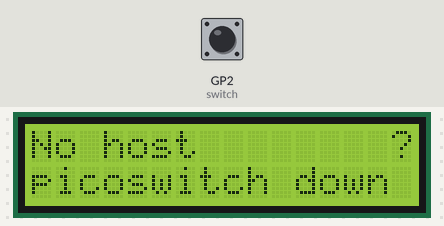
The program below on a simulated Raspberry Pi Pico running MicroPython. On the bench: 16×2 character LCD. The test bench sets the inputs (shaded band); at power-on: GP2 (switch) HIGH. What the program prints to the serial console is not drawn.

Above: at 1.3 s.
1.4 s: GP2 (switch) pulled LOW for 0.15 s
Timing chart, 0 to 4.4 s (numbered marks = the images above; inputs shaded):
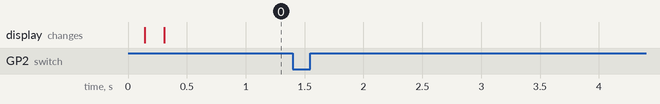

Measured:
- after the input at 1.4 s, every drawn part: stays the same

The program:

main.py
```python
"""PicoSwitch - physical toggle for the clef-flash llama.cpp container."""

import sys
import select
import utime
from machine import Pin, I2C
from lcd_i2c import LCD

# --- Hardware setup ---
SWITCH_PIN = 2
I2C_SDA = 0
I2C_SCL = 1

# 100 kHz, not 400 kHz. The PCF8574 on these 1602 backpacks is the plain
# (non-A, non-T) part, rated for 100 kHz standard-mode I2C only. Driving it at
# 400 kHz is out of spec and shows up as a blank or garbled display -- usually
# intermittently, because it depends on wire length and pull-up strength.
I2C_FREQ = 100000

switch = Pin(SWITCH_PIN, Pin.IN, Pin.PULL_UP)
i2c = I2C(0, sda=Pin(I2C_SDA), scl=Pin(I2C_SCL), freq=I2C_FREQ)
lcd = LCD(i2c)

# --- Timing ---
STATUS_INTERVAL_MS = 2000   # how often to ask the host for stats
LCD_INTERVAL_MS = 250       # redraw rate; also the spinner's step rate
HOST_TIMEOUT_MS = 6000      # three missed replies before declaring the host gone
DEBOUNCE_MS = 50
SPINNER = "|/-\\"

# --- State ---
last_switch_state = None
pending_raw = switch.value()
# Not None: the elif below only fires once a reading has been stable for
# DEBOUNCE_MS, so seeding this with "stable since boot" is what makes the Pico
# announce the switch's initial position. Left as None it would stay silent
# until the switch was physically flipped, and a host started with the switch
# already ON would never be told to bring the container up.
pending_since = 0
server_state = "unknown"
vram_used = 0.0
vram_total = 0.0
ram_used = 0.0
ram_total = 0.0
last_status_time = 0
last_lcd_time = 0
spinner_idx = 0

# Far enough in the past that the first STAT counts as the host appearing, which
# triggers the switch-position re-announce below.
host_seen_at = -HOST_TIMEOUT_MS * 2

# --- Serial helpers ---
poll = select.poll()
poll.register(sys.stdin, select.POLLIN)
read_buf = ""


def serial_write(msg):
    sys.stdout.write(msg + "\n")


def serial_readline():
    """Non-blocking read of a full line from USB serial, or None."""
    global read_buf
    while poll.poll(0):
        ch = sys.stdin.read(1)
        if ch is None:
            break
        if ch == "\n":
            line = read_buf
            read_buf = ""
            return line.strip()
        read_buf += ch
    return None


def parse_status(line):
    """Parse STAT:<state>|<vram_used>|<vram_total>|<ram_used>|<ram_total>.

    Returns True if the line was a well-formed status, so the caller can treat
    it as proof of life from the host.
    """
    global server_state, vram_used, vram_total, ram_used, ram_total
    if not line.startswith("STAT:"):
        return False
    parts = line[5:].split("|")
    if len(parts) != 5:
        return False
    try:
        vram_used = float(parts[1]) / 1024.0   # MiB -> GiB
        vram_total = float(parts[2]) / 1024.0
        ram_used = float(parts[3]) / 1024.0
        ram_total = float(parts[4]) / 1024.0
    except ValueError:
        return False
    server_state = parts[0]
    return True


def format_gb(val):
    """Format a float as a compact GB value, never wider than 4 chars.

    Rounds before choosing the format: testing `val >= 10` first renders 9.96
    as "10.0G", which is 5 chars and both uglier and harder to fit on a 16-col
    display than the "10G" it should be.
    """
    if round(val, 1) >= 10:
        return "{:.0f}G".format(val)
    return "{:.1f}G".format(val)


def state_char(host_up):
    """Single status glyph for the top-right cell."""
    global spinner_idx
    if not host_up:
        return "?"                      # host daemon not answering
    if server_state == "running":
        return "U"
    if server_state == "stopped":
        return "D"
    if server_state in ("starting", "stopping"):
        spinner_idx += 1
        return SPINNER[spinner_idx % len(SPINNER)]
    return "?"


def update_lcd(host_up):
    if host_up:
        line1 = "VRAM {}/{}".format(format_gb(vram_used), format_gb(vram_total))
        line2 = "RAM  {}/{}".format(format_gb(ram_used), format_gb(ram_total))
    else:
        # Say so rather than sitting on a stale reading forever.
        line1 = "No host"
        line2 = "picoswitch down"
    line1 = line1[:15]
    line1 = line1 + " " * (15 - len(line1)) + state_char(host_up)
    try:
        lcd.show(line1, line2)
    except OSError:
        pass                            # transient I2C NAK; next redraw retries


# --- Main loop ---
lcd.show("PicoSwitch", "Connecting...")

while True:
    now = utime.ticks_ms()

    # Debounce without blocking: track how long the raw reading has been
    # stable instead of sleeping and re-reading. The old version slept 50 ms
    # inside the loop, which starved the serial reader.
    raw = switch.value()
    if raw != pending_raw:
        pending_raw = raw
        pending_since = now
    elif pending_since is not None and utime.ticks_diff(now, pending_since) >= DEBOUNCE_MS:
        pending_since = None
        current = "ON" if raw == 1 else "OFF"
        if current != last_switch_state:
            last_switch_state = current
            serial_write("CMD:" + current)

    if utime.ticks_diff(now, last_status_time) >= STATUS_INTERVAL_MS:
        serial_write("CMD:STATUS")
        last_status_time = now

    # Drain everything buffered, not just one line per iteration.
    while True:
        line = serial_readline()
        if line is None:
            break
        if parse_status(line):
            host_was_down = utime.ticks_diff(now, host_seen_at) >= HOST_TIMEOUT_MS
            host_seen_at = now
            # The host has no idea which way the switch is physically thrown
            # when it starts, and the container may have been left in the other
            # state (clef-flash is `restart: unless-stopped`, so it returns on
            # boot regardless). Re-announce on every (re)connect so the two
            # reconcile instead of silently disagreeing until the next flip.
            if host_was_down and last_switch_state is not None:
                serial_write("CMD:" + last_switch_state)

    if utime.ticks_diff(now, last_lcd_time) >= LCD_INTERVAL_MS:
        update_lcd(utime.ticks_diff(now, host_seen_at) < HOST_TIMEOUT_MS)
        last_lcd_time = now

    utime.sleep_ms(10)
```

lcd_i2c.py
```python
"""HD44780 LCD driver over PCF8574 I2C backpack for MicroPython."""

from machine import I2C
import utime

# PCF8574 bit mapping to HD44780 pins
MASK_RS = 0x01
MASK_RW = 0x02
MASK_EN = 0x04
MASK_BL = 0x08  # backlight

LCD_CLR = 0x01
LCD_HOME = 0x02
LCD_ENTRY_MODE = 0x04
LCD_DISPLAY_CTRL = 0x08
LCD_SHIFT = 0x10
LCD_FUNCTION_SET = 0x20
LCD_SET_CGRAM = 0x40
LCD_SET_DDRAM = 0x80

LCD_ENTRY_INC = 0x02
LCD_DISPLAY_ON = 0x04
LCD_FUNCTION_2LINE = 0x08
LCD_FUNCTION_4BIT = 0x00

LINE_ADDRS = [0x00, 0x40]


class LCD:
    def __init__(self, i2c, addr=None, cols=16, rows=2):
        self.i2c = i2c
        self.cols = cols
        self.rows = rows
        self.backlight = MASK_BL

        if addr is not None:
            self.addr = addr
        else:
            self.addr = self._scan()

        self._init_display()

    def _scan(self):
        """Find the PCF8574. 0x27 and 0x3F cover almost every 1602 backpack.

        Falls back to the first device on the bus, which is right when the
        backpack uses an unusual address and harmless here because the LCD is
        the only thing wired to I2C0. The error names what was actually seen so
        a wiring fault is distinguishable from an address surprise.
        """
        devices = self.i2c.scan()
        for a in (0x27, 0x3F):
            if a in devices:
                return a
        if devices:
            return devices[0]
        raise OSError(
            "No I2C device on SDA=GP0/SCL=GP1 - check VCC/GND and that the "
            "backpack is on I2C0 (scan returned {})".format(devices)
        )

    def _write_byte(self, val):
        self.i2c.writeto(self.addr, bytes([val | self.backlight]))

    def _pulse_enable(self, val):
        self._write_byte(val | MASK_EN)
        utime.sleep_us(1)
        self._write_byte(val & ~MASK_EN)
        utime.sleep_us(50)

    def _write_nibble(self, val):
        # val already shifted to upper 4 bits of the byte
        self._write_byte(val)
        self._pulse_enable(val)

    def _write(self, val, mode=0):
        high = (val & 0xF0) | mode
        low = ((val << 4) & 0xF0) | mode
        self._write_nibble(high)
        self._write_nibble(low)

    def _cmd(self, val):
        self._write(val, 0)

    def _data(self, val):
        self._write(val, MASK_RS)

    def _init_display(self):
        utime.sleep_ms(50)
        # init sequence for 4-bit mode
        for _ in range(3):
            self._write_nibble(0x30)
            utime.sleep_ms(5)
        self._write_nibble(0x20)
        utime.sleep_ms(1)

        self._cmd(LCD_FUNCTION_SET | LCD_FUNCTION_4BIT | LCD_FUNCTION_2LINE)
        self._cmd(LCD_DISPLAY_CTRL | LCD_DISPLAY_ON)
        self._cmd(LCD_CLR)
        utime.sleep_ms(2)
        self._cmd(LCD_ENTRY_MODE | LCD_ENTRY_INC)

    def clear(self):
        self._cmd(LCD_CLR)
        utime.sleep_ms(2)

    def move_to(self, col, row):
        addr = LCD_SET_DDRAM | (LINE_ADDRS[row] + col)
        self._cmd(addr)

    def putstr(self, string):
        for c in string:
            self._data(ord(c))

    def _pad(self, text):
        """Pad or truncate text to display width."""
        text = text[:self.cols]
        return text + " " * (self.cols - len(text))

    def show(self, line1, line2=""):
        """Write both lines at once, padded/truncated to display width."""
        self.move_to(0, 0)
        self.putstr(self._pad(line1))
        self.move_to(0, 1)
        self.putstr(self._pad(line2))

    def set_backlight(self, on):
        self.backlight = MASK_BL if on else 0
        self._write_byte(0)
```
